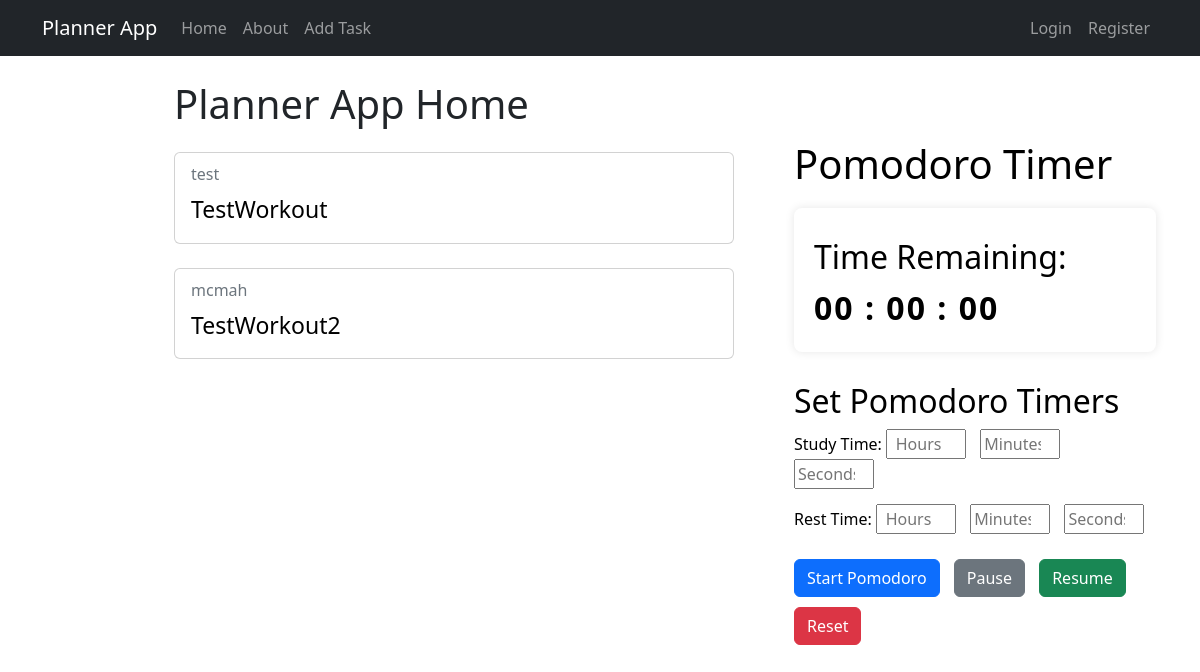
/, run on an earlier commit of the app's database.
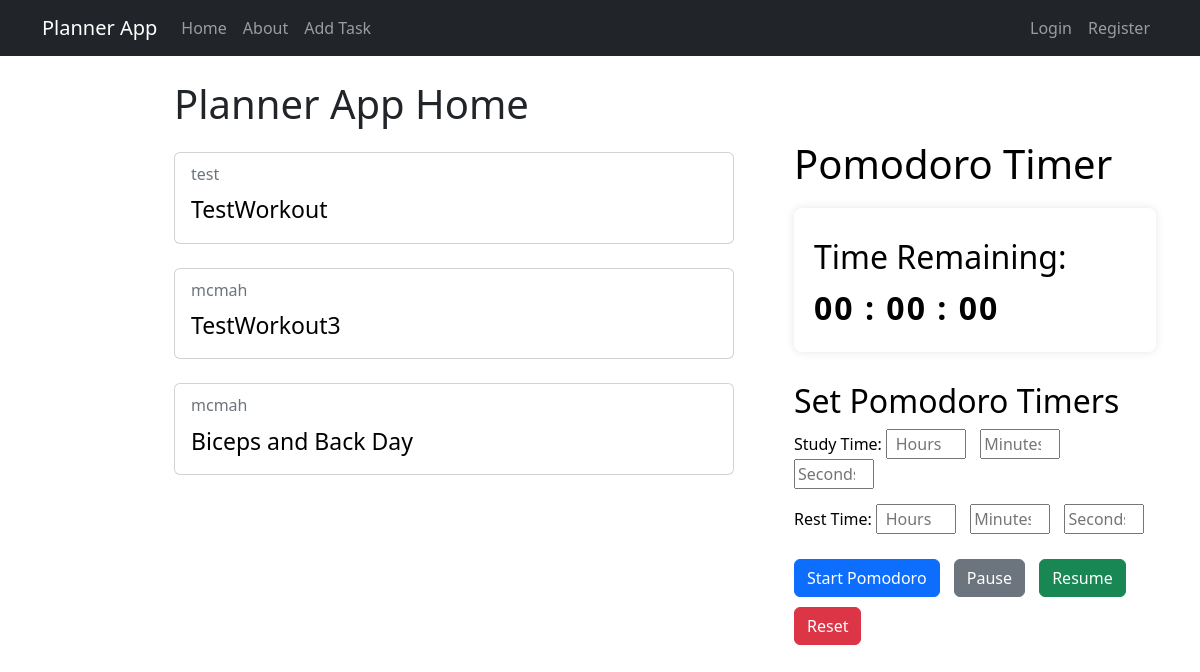
And on a later commit of the database.
### workouts/models.py (models this page shows, shortened)
class Workout(models.Model):
  title = models.CharField(max_length=100)
  description = models.TextField()
  author = models.ForeignKey(User, on_delete=models.CASCADE)
  created_at = models.DateTimeField(auto_now_add=True)
  updated_at = models.DateTimeField(auto_now=True)

### workouts/views.py (the view)
# urls.py: path('', views.WorkoutListView.as_view(), name="workouts-home"),
class WorkoutListView(ListView):
    model = models.Workout
    template_name = 'workouts/home.html'
    context_object_name = 'workouts'

### workouts/context_processors.py (called while the page is built)
def current_datetime(request):
    current_date = datetime.today().date()  # Corrected to get today's date
    current_time = datetime.now()  # Set current time to the beginning of the day
    added_time = current_time + timedelta(minutes=5)  # Add 5 minutes, you can change to seconds as needed
    stored_time = datetime.now().strftime('%Y-%m-%d %H:%M:%S')
    return {
        'current_time': current_time.strftime('%Y-%m-%d %H:%M:%S'),
        'current_date': current_date,
        'added_time': added_time.strftime('%Y-%m-%d %H:%M:%S'),
        'stored_time': stored_time,
    }

### workouts/templates/workouts/home.html (shortened to what this page needs)
<link rel="stylesheet" href="/static/styles.css?" />
{% extends 'workouts/base.html' %}
{% block content %}
<div class="container">
  <div class="todolist">
    <h1>Planner App Home</h1>
    {% for workout in workouts %}
    <div class="card my-4" style="width: 35rem">
      <div class="card-body">
        <div class="row">
          <div class="col-8">
            <h6 class="card-subtitle mb-2 text-muted">{{ workout.author }}</h6>
            <a href="{% url 'workouts-detail' workout.pk %}" class="card-link"
              >{{ workout.title }}</a
            >
          </div>
        </div>
      </div>
    </div>
    {% endfor %}
  </div>
  <div class="pomodoro">
    <h1>Pomodoro Timer</h1>
    <div id="timer">
      <h2>Time Remaining:</h2>
      <div id="countdown">
      </div>
    </div>
    <div class="set-timer">
      <h2>Set Pomodoro Timers</h2>
      <div class="form-group">
        <label for="study-hours">Study Time:</label>
        <input type="number" id="study-hours" placeholder="Hours" min="0" />
        <input
          type="number"
          id="study-minutes"
          placeholder="Minutes"
          min="0"
          max="59"
        />
        <input
          type="number"
          id="study-seconds"
          placeholder="Seconds"
          min="0"
          max="59"
        />
      </div>
      <div class="form-group">
        <label for="rest-hours">Rest Time:</label>
        <input type="number" id="rest-hours" placeholder="Hours" min="0" />
        <input
          type="number"
          id="rest-minutes"
          placeholder="Minutes"
          min="0"
          max="59"
        />
        <input
          type="number"
          id="rest-seconds"
          placeholder="Seconds"
          min="0"
          max="59"
        />
      </div>
      <button class="btn btn-primary" onclick="startPomodoro()">
        Start Pomodoro
      </button>
      <button class="btn btn-secondary" onclick="pausePomodoro()">Pause</button>
      <button class="btn btn-success" onclick="resumePomodoro()">Resume</button>
      <button class="btn btn-danger" onclick="resetPomodoro()">Reset</button>
    </div>
  </div>
</div>
{% endblock content %}

What changed in the data, as far as the page shows it:
removed Workout: author "mcmah", title "TestWorkout2"
added Workout: author "mcmah", title "TestWorkout3"
added Workout: author "mcmah", title "Biceps and Back Day"
